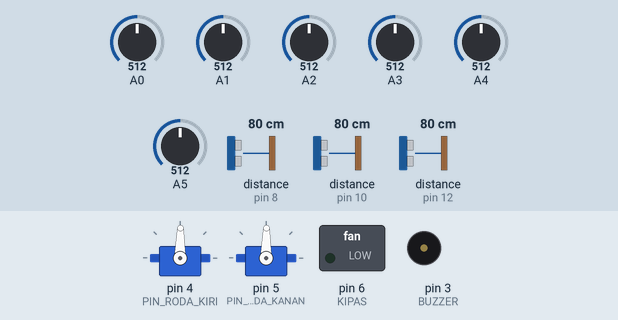
Simulated run of this sketch. Board: Arduino Uno, built with avr-gcc and run on an emulated ATmega328P. On the bench: 2 × servo, switched loads named in the sketch (green lamp = pin HIGH), buzzer (waves = sounding, pin HIGH). Inputs (shaded band) come from the test bench; at power-on: distance to the obstacle (sensors on pin 12, pin 8, pin 10) 80 cm, A0 = 512, A1 = 512, A2 = 512, A3 = 512, A4 = 512, A5 = 512. What the sketch prints to the serial monitor is not drawn.

Above: at 4.2 s.
4.3 s: distance to the obstacle (sensor on pin 12) set to 17 cm
14.7 s: distance to the obstacle (sensor on pin 12) set to 13 cm
At 21.25 s:
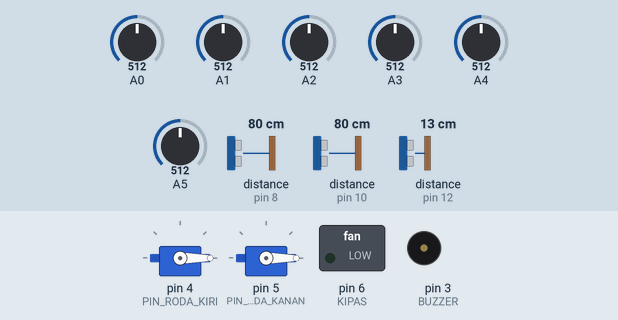
24.4 s: distance to the obstacle (sensor on pin 12) set to 60 cm
At 25.9 s:
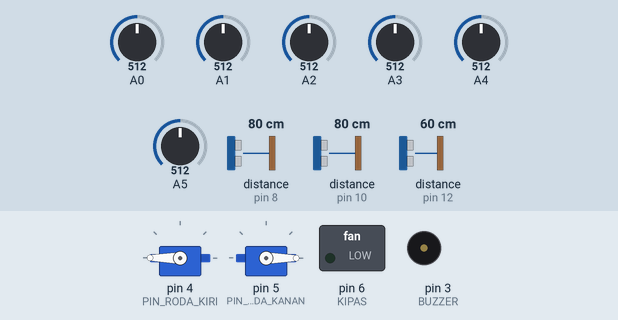
34.8 s: distance to the obstacle (sensor on pin 8) set to 8 cm
40.5 s: distance to the obstacle (sensor on pin 8) set to 5 cm
At 41.8 s:
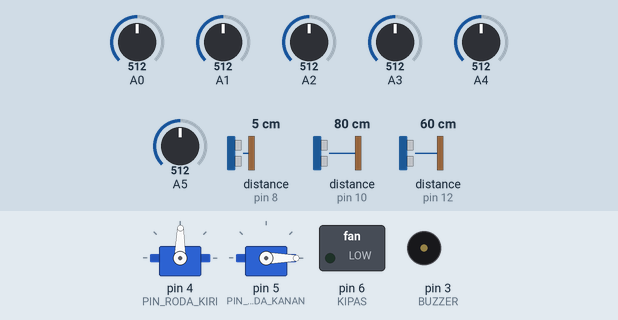
46.2 s: distance to the obstacle (sensor on pin 10) set to 8 cm
56.6 s: distance to the obstacle (sensor on pin 10) set to 5 cm
At 57.4 s:
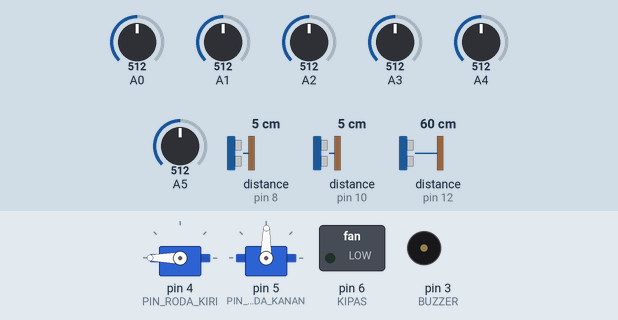
Timing chart, 0 to 59.6 s (numbered marks = the images above; inputs shaded):
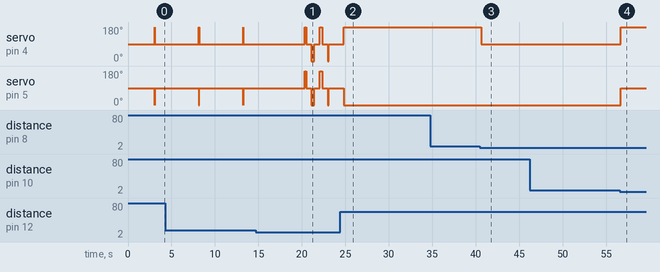

The sketch:

Program.ino
```cpp
#include "config.h"

void setup() {
  Serial.begin(9600);
  DIAM(3000);
  SERVO_RODA_KIRI.attach(PIN_RODA_KIRI);
  SERVO_RODA_KANAN.attach(PIN_RODA_KANAN);
  pinMode(KIPAS, INPUT);
  pinMode(BUZZER, OUTPUT);
  KONDISI_ROBOT = 0;
}

void loop()
{
  int SENSOR_DINDING_KIRI  = SONAR_KIRI.ping_cm();
  int SENSOR_DINDING_KANAN = SONAR_KANAN.ping_cm();
  int SENSOR_DINDING_DEPAN = SONAR_DEPAN.ping_cm();
  int BASE        = analogRead(A0);
  int LED_API1    = analogRead(A1);
  int LED_API2    = analogRead(A2);
  int LED_API3    = analogRead(A3);
  int LED_API4    = analogRead(A4);
  int LED_API5    = analogRead(A5);

  Serial.print(SENSOR_DINDING_KIRI);
  Serial.print("   SENSOR DINDING KIRI ||");
  Serial.print(SENSOR_DINDING_DEPAN);
  Serial.print("   SENSOR DINDING DEPAN  ||");
  Serial.print(SENSOR_DINDING_KANAN);
  Serial.print("   SENSOR DINDING KANAN   ||");
  Serial.print(LED_API3);
  Serial.print("   LED API3 ||   ");
  Serial.print(BASE);
  Serial.println("   Base||   ");

  if ((LED_API2 > NILAI_API  || LED_API3 > NILAI_API  || LED_API4 > NILAI_API )
      && (SENSOR_DINDING_DEPAN > Jarak_Min_Dinding && SENSOR_DINDING_DEPAN < Jarak_Max_Dinding))
  {
    digitalWrite(BUZZER, LOW);
    pinMode(KIPAS, OUTPUT);
    digitalWrite(KIPAS, LOW);
    DIAM(2000);
    Tiup(NILAI_BELOK);
    DIAM(1000);
    KONDISI_ROBOT = 1;
  }
  else {
    digitalWrite(BUZZER, LOW);
    pinMode(KIPAS, INPUT);
    digitalWrite(KIPAS, HIGH);

    if (BASE > Warna_Lintasan && KONDISI_ROBOT != 1)
    {
      MAJU();
      delay(10);
      DIAM(5000);
    }

    else if (SENSOR_DINDING_KIRI < Jarak_Avr_Dinding && SENSOR_DINDING_KIRI > Jarak_Min_Dinding)
    {
      SERONG_KANAN(); //panggil kanan
      delay(50);
    }

    else if (SENSOR_DINDING_KANAN < Jarak_Avr_Dinding && SENSOR_DINDING_KANAN > Jarak_Min_Dinding) {
      SERONG_KIRI();
      delay(50);
    }

    else if (SENSOR_DINDING_DEPAN < Jarak_Avr_Dinding && SENSOR_DINDING_DEPAN > Jarak_Min_Dinding)
    {
      if (SENSOR_DINDING_KIRI < SENSOR_DINDING_KANAN) {
        BELOK_KANAN();
        delay(NILAI_BELOK);
      }

      else if (SENSOR_DINDING_KIRI > SENSOR_DINDING_KANAN) {
        BELOK_KIRI();
        delay(NILAI_BELOK);
      }
    }

    else {
      MAJU();
      delay(100);
    }
  }
}
```

controller.ino
```cpp
void MAJU()
{
  SERVO_RODA_KIRI.write(LAJU_RODA);
  SERVO_RODA_KANAN.write(-LAJU_RODA);
}

void Mundur()
{
  SERVO_RODA_KIRI.write(-LAJU_RODA);
  SERVO_RODA_KANAN.write(LAJU_RODA);
}

void BELOK_KIRI()
{
  SERVO_RODA_KIRI.write(-LAJU_RODA);
  SERVO_RODA_KANAN.write(-LAJU_RODA);
}

void BELOK_KANAN()
{
  SERVO_RODA_KIRI.write(LAJU_RODA);
  SERVO_RODA_KANAN.write(LAJU_RODA);
}

void SERONG_KANAN()
{
  SERVO_RODA_KIRI.write(LAJU_RODA);
  SERVO_RODA_KANAN.write(NILAI_BERHENTI_KANAN);
}

void SERONG_KIRI()
{
  SERVO_RODA_KIRI.write(NILAI_BERHENTI_KIRI);
  SERVO_RODA_KANAN.write(-LAJU_RODA);
}

void DIAM(int x)
{
  SERVO_RODA_KIRI.write(NILAI_BERHENTI_KIRI);
  SERVO_RODA_KANAN.write(NILAI_BERHENTI_KANAN);
  delay(x);
}

void Tiup(int x)
{
  BELOK_KANAN();
  delay(x / 4);
  DIAM(x);
  BELOK_KIRI();
  delay(x / 2);
  DIAM(x);
  BELOK_KANAN();
  delay(x / 2);
  DIAM(x);
  BELOK_KIRI();
  delay(x / 4);
  DIAM(x);
}
```

config.h
```cpp
#include <Servo.h>
#include <NewPing.h>

#define BUZZER 3
#define PIN_RODA_KIRI 4
#define PIN_RODA_KANAN 5
#define KIPAS 6

Servo SERVO_RODA_KIRI;
Servo SERVO_RODA_KANAN;
bool KONDISI_ROBOT;

#define PENGIRIM_SINYAL_KANAN 8
#define PENERIMA_SINYAL_KANAN 7
#define JARAK_MAKSIMUM_SENSOR_ULTRASONIK 100
NewPing SONAR_KANAN(PENERIMA_SINYAL_KANAN, PENGIRIM_SINYAL_KANAN, JARAK_MAKSIMUM_SENSOR_ULTRASONIK);

#define PENGIRIM_SINYAL_KIRI 10
#define PENERIMA_SINYAL_KIRI 9
#define JARAK_MAKSIMUM_SENSOR_ULTRASONIK 100
NewPing SONAR_KIRI(PENERIMA_SINYAL_KIRI, PENGIRIM_SINYAL_KIRI, JARAK_MAKSIMUM_SENSOR_ULTRASONIK);

#define PENGIRIM_SINYAL_DEPAN 12
#define PENERIMA_SINYAL_DEPAN 11
#define JARAK_MAKSIMUM_SENSOR_ULTRASONIK 100
NewPing SONAR_DEPAN(PENERIMA_SINYAL_DEPAN, PENGIRIM_SINYAL_DEPAN, JARAK_MAKSIMUM_SENSOR_ULTRASONIK);

int LAJU_RODA =320;
int NILAI_BELOK = 620;
int NILAI_BERHENTI_KANAN  = 89;
int NILAI_BERHENTI_KIRI   = 89;
int Jarak_Min_Dinding    = 1;
int Jarak_Avr_Dinding    = 7;
int Jarak_Max_Dinding    =15;
int Warna_Lintasan   = 500;
int NILAI_API        = 500;
```

Measured:
- the behaviour switches between 15 and 14 cm on distance to the obstacle (sensor on pin 12) (found by bisection; images 0 and 1)
- the behaviour switches between 7 and 6 cm on distance to the obstacle (sensor on pin 8) (found by bisection; images 2 and 3)
- the behaviour switches between 7 and 6 cm on distance to the obstacle (sensor on pin 10) (found by bisection; images 3 and 4)
- after the input at 34.8 s, every drawn part: stays the same
- after the input at 40.5 s, servo on pin 4 (PIN_RODA_KIRI): 180° → 89° after 0.16 s
- after the input at 46.2 s, every drawn part: stays the same
- after the input at 56.6 s, servo on pin 4 (PIN_RODA_KIRI): 89° → 180° after 0.08 s; servo on pin 5 (PIN_RODA_KANAN): 0° → 89° after 0.08 s
